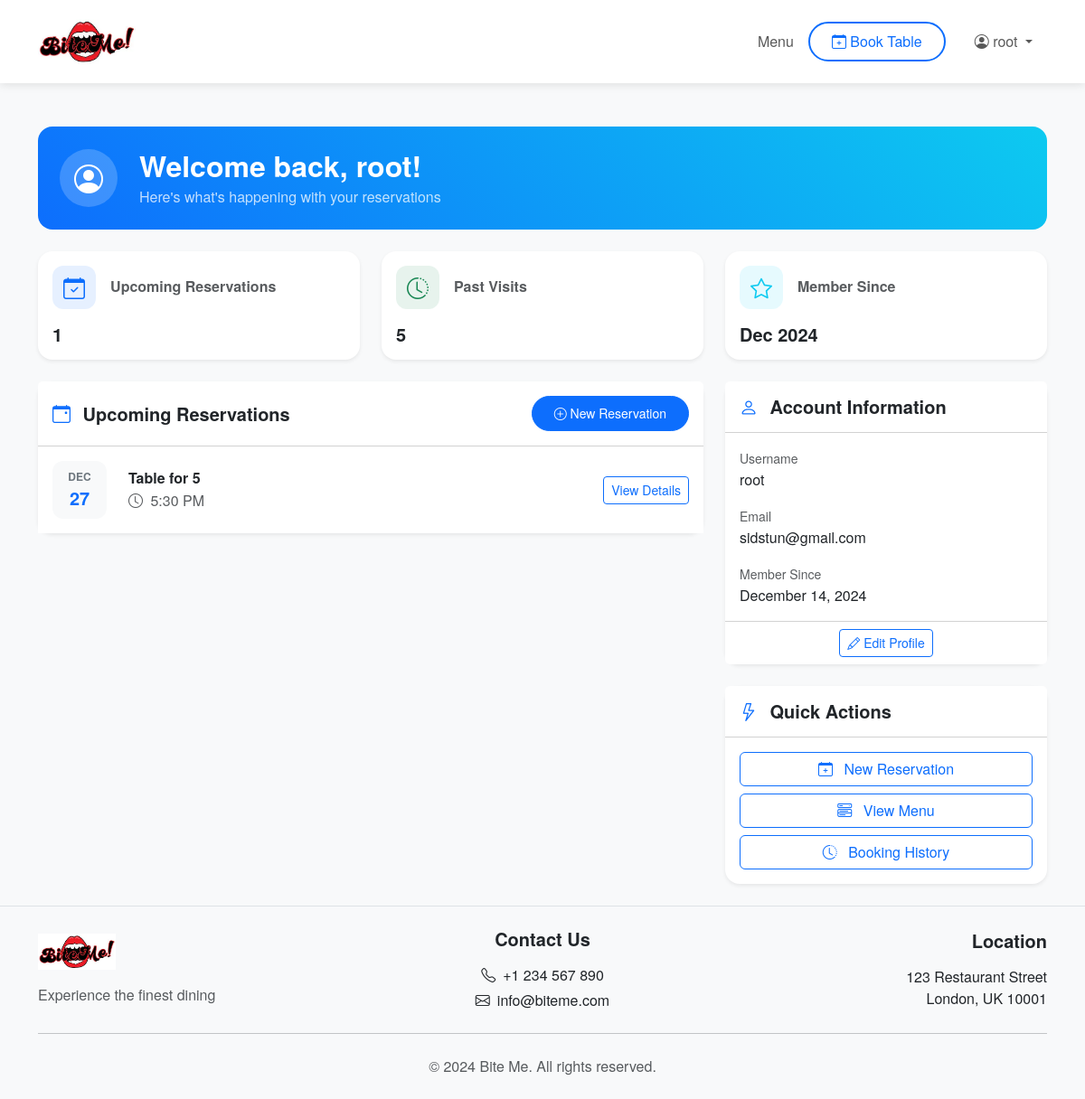
The page /dashboard/ (signed in) on the database its author committed.
### booking/models.py (models this page shows, shortened)
class Reservation(models.Model):
    user = models.ForeignKey(User, on_delete=models.CASCADE, related_name='reservations')
    date = models.DateField()
    time = models.TimeField()
    guests = models.IntegerField()
    tables = models.ManyToManyField(Table, related_name='reservations', blank=True)
    created_at = models.DateTimeField(default=timezone.now)
    canceled = models.BooleanField(default=False)

### booking/views.py (the view)
# urls.py: path('dashboard/', dashboard_view, name='dashboard'),
@login_required
def dashboard_view(request):
    upcoming_reservations = request.user.reservations.filter(
        date__gte=datetime.now().date(),
        canceled=False
    ).order_by('date', 'time')[:5]
    past_reservations = request.user.reservations.filter(
        date__lt=datetime.now().date(),
        canceled=False
    ).order_by('-date', '-time')[:5]
    context = {
        'upcoming_reservations': upcoming_reservations,
        'past_reservations': past_reservations,
        'user': request.user,
    }
    return render(request, 'booking/dashboard.html', context)

### booking/templates/booking/dashboard.html (shortened to what this page needs)
{% extends 'booking/base.html' %}
{% load static %}
{% block content %}
<div class="container py-4">
    <div class="row mb-4">
        <div class="col-12">
            <div class="card bg-primary text-white border-0 welcome-card">
                <div class="card-body p-4">
                    <div class="d-flex align-items-center">
                        <div class="welcome-icon me-4">
                            <i class="bi bi-person-circle"></i>
                        </div>
                        <div>
                            <h2 class="mb-1">Welcome back, {{ user.username }}!</h2>
                            <p class="mb-0 opacity-75">Here's what's happening with your reservations</p>
                        </div>
                    </div>
                </div>
            </div>
        </div>
    </div>
    <div class="row g-4 mb-4">
        <div class="col-md-4">
            <div class="card border-0 shadow-sm h-100">
                <div class="card-body">
                    <div class="d-flex align-items-center mb-3">
                        <div class="stats-icon bg-primary bg-opacity-10 text-primary">
                            <i class="bi bi-calendar-check"></i>
                        </div>
                        <h6 class="card-subtitle ms-3 text-muted">Upcoming Reservations</h6>
                    </div>
                    <h3 class="card-title mb-0">{{ upcoming_reservations.count }}</h3>
                </div>
            </div>
        </div>
        <div class="col-md-4">
            <div class="card border-0 shadow-sm h-100">
                <div class="card-body">
                    <div class="d-flex align-items-center mb-3">
                        <div class="stats-icon bg-success bg-opacity-10 text-success">
                            <i class="bi bi-clock-history"></i>
                        </div>
                        <h6 class="card-subtitle ms-3 text-muted">Past Visits</h6>
                    </div>
                    <h3 class="card-title mb-0">{{ past_reservations.count }}</h3>
                </div>
            </div>
        </div>
        <div class="col-md-4">
            <div class="card border-0 shadow-sm h-100">
                <div class="card-body">
                    <div class="d-flex align-items-center mb-3">
                        <div class="stats-icon bg-info bg-opacity-10 text-info">
                            <i class="bi bi-star"></i>
                        </div>
                        <h6 class="card-subtitle ms-3 text-muted">Member Since</h6>
                    </div>
                    <h3 class="card-title mb-0">{{ user.date_joined|date:"M Y" }}</h3>
                </div>
            </div>
        </div>
    </div>
    <div class="row g-4">
        <div class="col-lg-8">
            <div class="card border-0 shadow-sm">
                <div class="card-header bg-white py-3">
                    <div class="d-flex justify-content-between align-items-center">
                        <h5 class="mb-0">
                            <i class="bi bi-calendar-event text-primary me-2"></i>
                            Upcoming Reservations
                        </h5>
                        <a href="{% url 'book' %}" class="btn btn-primary btn-sm">
                            <i class="bi bi-plus-circle"></i> New Reservation
                        </a>
                    </div>
                </div>
                <div class="card-body p-0">
                    {% if upcoming_reservations %}
                        <div class="list-group list-group-flush">
                            {% for reservation in upcoming_reservations %}
                                <div class="list-group-item p-3">
                                    <div class="row align-items-center">
                                        <div class="col-auto">
                                            <div class="date-badge">
                                                <div class="month">{{ reservation.date|date:"M" }}</div>
                                                <div class="day">{{ reservation.date|date:"d" }}</div>
                                            </div>
                                        </div>
                                        <div class="col">
                                            <h6 class="mb-1">Table for {{ reservation.guests }}</h6>
                                            <p class="mb-0 text-muted">
                                                <i class="bi bi-clock me-1"></i>
                                                {{ reservation.time|time:"g:i A" }}
                                            </p>
                                        </div>
                                        <div class="col-auto">
                                            <a href="{% url 'booking_detail' reservation.pk %}"
                                               class="btn btn-outline-primary btn-sm">
                                                View Details
                                            </a>
                                        </div>
                                    </div>
                                </div>
                            {% endfor %}
                        </div>
                    {% endif %}
                </div>
            </div>
        </div>
        <div class="col-lg-4">
            <div class="card border-0 shadow-sm mb-4">
                <div class="card-header bg-white py-3">
                    <h5 class="mb-0">
                        <i class="bi bi-person text-primary me-2"></i>
                        Account Information
                    </h5>
                </div>
                <div class="card-body">
                    <div class="mb-3">
                        <label class="text-muted small">Username</label>
                        <p class="mb-0 fw-medium">{{ user.username }}</p>
                    </div>
                    <div class="mb-3">
                        <label class="text-muted small">Email</label>
                        <p class="mb-0 fw-medium">{{ user.email }}</p>
                    </div>
                    <div>
                        <label class="text-muted small">Member Since</label>
                        <p class="mb-0 fw-medium">{{ user.date_joined|date:"F j, Y" }}</p>
                    </div>
                </div>
                <div class="card-footer bg-white text-center">
                    <a href="{% url 'profile' %}" class="btn btn-outline-primary btn-sm">
                        <i class="bi bi-pencil"></i> Edit Profile
                    </a>
                </div>
            </div>
            <div class="card border-0 shadow-sm">
                <div class="card-header bg-white py-3">
                    <h5 class="mb-0">
                        <i class="bi bi-lightning text-primary me-2"></i>
                        Quick Actions
                    </h5>
                </div>
                <div class="card-body">
                    <div class="d-grid gap-2">
                        <a href="{% url 'book' %}" class="btn btn-outline-primary">
                            <i class="bi bi-calendar-plus me-2"></i>
                            New Reservation
                        </a>
                        <a href="{% url 'menu' %}" class="btn btn-outline-primary">
                            <i class="bi bi-menu-button-wide me-2"></i>
                            View Menu
                        </a>
                        <a href="{% url 'my_bookings' %}" class="btn btn-outline-primary">
                            <i class="bi bi-clock-history me-2"></i>
                            Booking History
                        </a>
                    </div>
                </div>
            </div>
        </div>
    </div>
</div>
{% endblock %}

### booking/templates/booking/base.html (shortened to what this page needs)
{% load static %}
<!DOCTYPE html>
<html lang="en">
<head>
    <link rel="stylesheet" href="https://cdn.jsdelivr.net/npm/bootstrap@5.3.0/dist/css/bootstrap.min.css">
    <link rel="stylesheet" href="{% static 'css/style.css' %}">
    <link rel="stylesheet" href="https://cdn.jsdelivr.net/npm/bootstrap-icons@1.11.3/font/bootstrap-icons.min.css">
</head>
<body class="d-flex flex-column min-vh-100">
    <header class="header-main">
        <nav class="navbar navbar-expand-lg navbar-light">
            <div class="container">
                <a class="navbar-brand" href="{% url 'index' %}">
                    <img src="{% static 'img/logo.webp' %}" alt="Bite Me Logo" height="50">
                </a>
                <div class="collapse navbar-collapse justify-content-end" id="navbarNav">
                    <ul class="navbar-nav align-items-center">
                        <li class="nav-item">
                            <a class="nav-link" href="{% url 'menu' %}">Menu</a>
                        </li>
                        {% if user.is_authenticated %}
                            <li class="nav-item">
                                <a class="nav-link book-table-btn" href="{% url 'book' %}">
                                    <i class="bi bi-calendar-plus"></i> Book Table
                                </a>
                            </li>
                            <li class="nav-item dropdown">
                                <a class="nav-link dropdown-toggle" href="#" id="navbarDropdown" role="button"
                                   data-bs-toggle="dropdown" aria-expanded="false">
                                    <i class="bi bi-person-circle"></i> {{ user.username }}
                                </a>
                            </li>
                        {% endif %}
                    </ul>
                </div>
            </div>
        </nav>
    </header>
    <main class="flex-grow-1">
        {% block content %}{% endblock %}
    </main>
    <footer class="footer mt-auto py-4 bg-light">
        <div class="container">
            <div class="row g-4 align-items-center">
                <div class="col-md-4 text-center text-md-start">
                    <img src="{% static 'img/logo.webp' %}" alt="Bite Me Logo" height="40" class="mb-3">
                    <p class="text-muted mb-0">Experience the finest dining</p>
                </div>
                <div class="col-md-4 text-center">
                    <h5 class="mb-3">Contact Us</h5>
                    <p class="mb-1"><i class="bi bi-telephone me-2"></i>+1 234 567 890</p>
                    <p class="mb-0"><i class="bi bi-envelope me-2"></i>info@biteme.com</p>
                </div>
                <div class="col-md-4 text-center text-md-end">
                    <h5 class="mb-3">Location</h5>
                    <p class="mb-0">123 Restaurant Street</p>
                    <p class="mb-0">London, UK 10001</p>
                </div>
            </div>
            <hr class="my-4">
            <div class="text-center">
                <p class="text-muted mb-0">&copy; {% now "Y" %} Bite Me. All rights reserved.</p>
            </div>
        </div>
    </footer>
</body>
</html>

### booking/static/css/style.css (style rules this page uses)
body { font-family: 'Helvetica Neue', Helvetica, Arial, sans-serif; background-color: #f8f9fa; }
h2, h3, h4, h5, h6 { font-weight: 600; }
.navbar-brand img { margin-right: 10px; }
.card-title { font-size: 1.25rem; font-weight: bold; }
.card { transition: transform 0.2s ease-in-out; }

### booking/templates/booking/dashboard.html (style rules this page uses)
.welcome-card { background: linear-gradient(45deg, #0d6efd, #0dcaf0); border-radius: 1rem; }
.welcome-icon { width: 64px; height: 64px; background: rgba(255, 255, 255, 0.2); border-radius: 50%; display: flex; align-items: center; justify-content: center; }
.welcome-icon i { font-size: 32px; }
.stats-icon { width: 48px; height: 48px; border-radius: 12px; display: flex; align-items: center; justify-content: center; }
.stats-icon i { font-size: 24px; }
.date-badge { background: #f8f9fa; border-radius: 12px; padding: 0.5rem; width: 60px; text-align: center; }
.date-badge .month { font-size: 0.75rem; color: #6c757d; text-transform: uppercase; font-weight: 600; }
.date-badge .day { font-size: 1.25rem; font-weight: 700; color: #0d6efd; }
.card { border-radius: 1rem; transition: transform 0.2s ease-in-out; }
.list-group-item { transition: background-color 0.2s ease-in-out; }
.fw-medium { font-weight: 500; }

### booking/templates/booking/base.html (style rules this page uses)
.header-main { background-color: #fff; box-shadow: 0 2px 10px rgba(0,0,0,0.1); position: relative; z-index: 1000; }
.navbar { padding-top: 1rem; padding-bottom: 1rem; }
.navbar-brand { font-weight: 700; }
.nav-link { font-weight: 500; padding: 0.5rem 1rem !important; transition: color 0.3s ease; }
.book-table-btn { color: #0d6efd !important; border: 2px solid #0d6efd; border-radius: 50px; padding: 0.5rem 1.5rem !important; margin-right: 1rem; transition: all 0.3s ease; }
.btn-primary { border-radius: 50px; padding: 0.5rem 1.5rem; }
.footer { background-color: #f8f9fa; border-top: 1px solid #dee2e6; }

### rows shown on the page
Reservation: date "DEC", date "27", guests "5", time "5:30 PM"

### other values the page prints
{{ user.username }} "root"
{{ upcoming_reservations.count }} "1"
{{ past_reservations.count }} "5"
{{ user.date_joined|date:"M Y" }} "Dec 2024"
{{ user.email }} "sidstun@gmail.com"
{{ user.date_joined|date:"F j, Y" }} "December 14, 2024"
